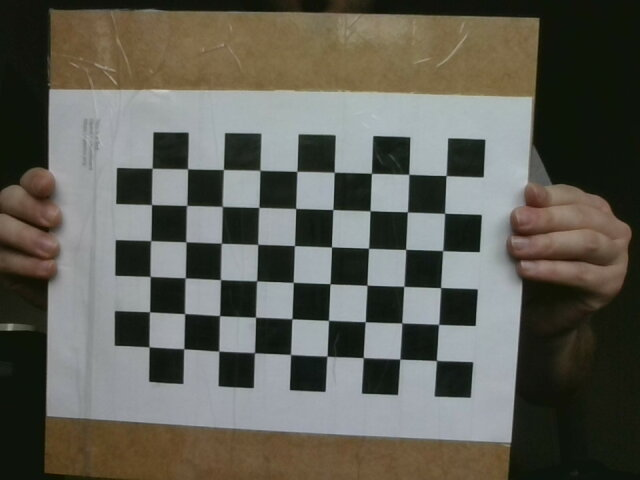
#> input picture raw/2023-04-30-084841_1.jpg, 640 x 480 px; its folder holds only this picture in this run
$ python undistort.py
#> lines starting #> are read from the running program, lines starting #| are printed output that depends on the picture
import cv2
import numpy as np
import pickle
from datetime import datetime as dt
import glob

calib_cam = pickle.load(open("calib_cam.pkl", "rb"))
#> (reads calib_cam.pkl from the repository)

images = glob.glob('./raw/*.jpg')

for fname in images:
    img = cv2.imread(fname)
#> img is the input picture: shape (480, 640, 3); mean B, G, R 85.8, 94.7, 95.4
    mtx = calib_cam["mtx"]
    dist = calib_cam["dist"]

    h,  w = img.shape[:2]
#> h = 480; w = 640
    newcameramtx, roi = cv2.getOptimalNewCameraMatrix(mtx, dist, (w,h), 1, (w,h))
#> roi = (4, 5, 633, 471)

    # undistort
    dst = cv2.undistort(img, mtx, dist, None, newcameramtx)
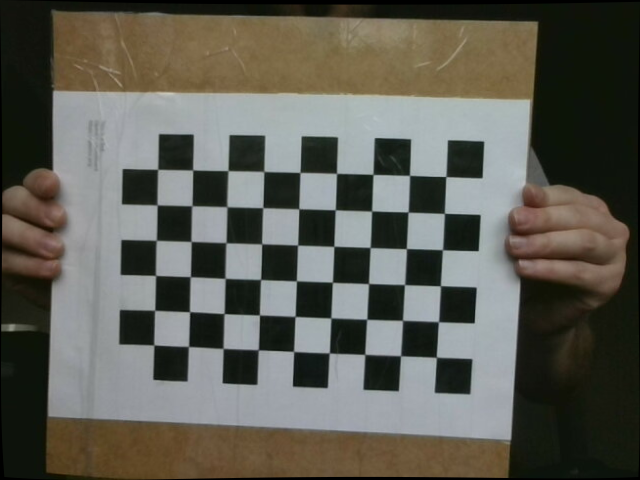
#> dst: shape (480, 640, 3); mean B, G, R 84, 92.8, 93.6
    # # crop the image
    # x, y, w, h = roi
    # dst = dst[y:y+h, x:x+w]

    output = np.vstack((img, dst))
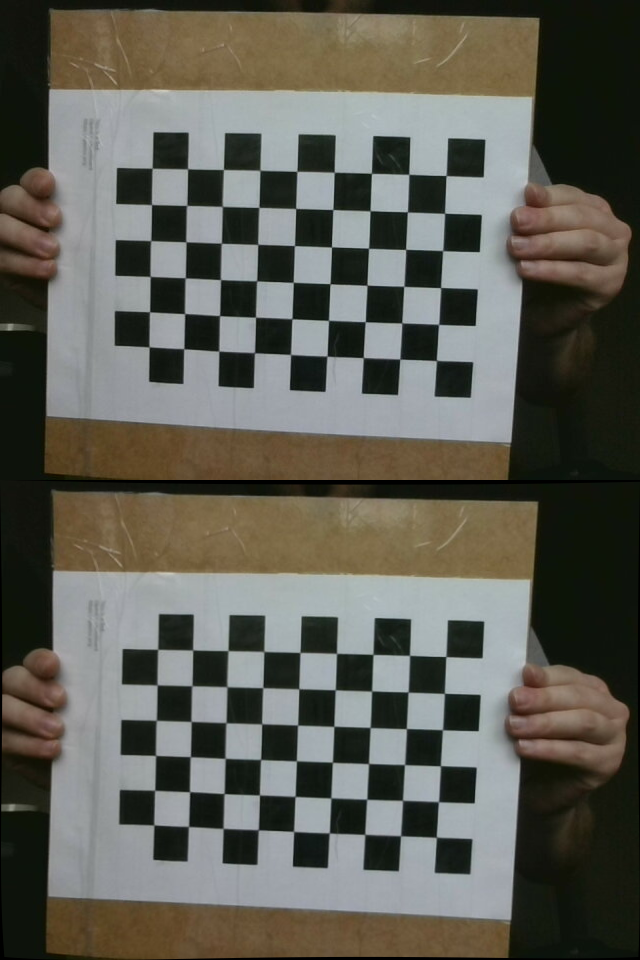
#> output: shape (960, 640, 3); mean B, G, R 84.9, 93.8, 94.5

    cv2.imshow("output", output)
    if cv2.waitKey(0) & 0xFF == ord('s'):
#> (key Esc is pressed here)
        cv2.imwrite(f"UNDISTORTION_{fname.split('_')[1]}", output)
